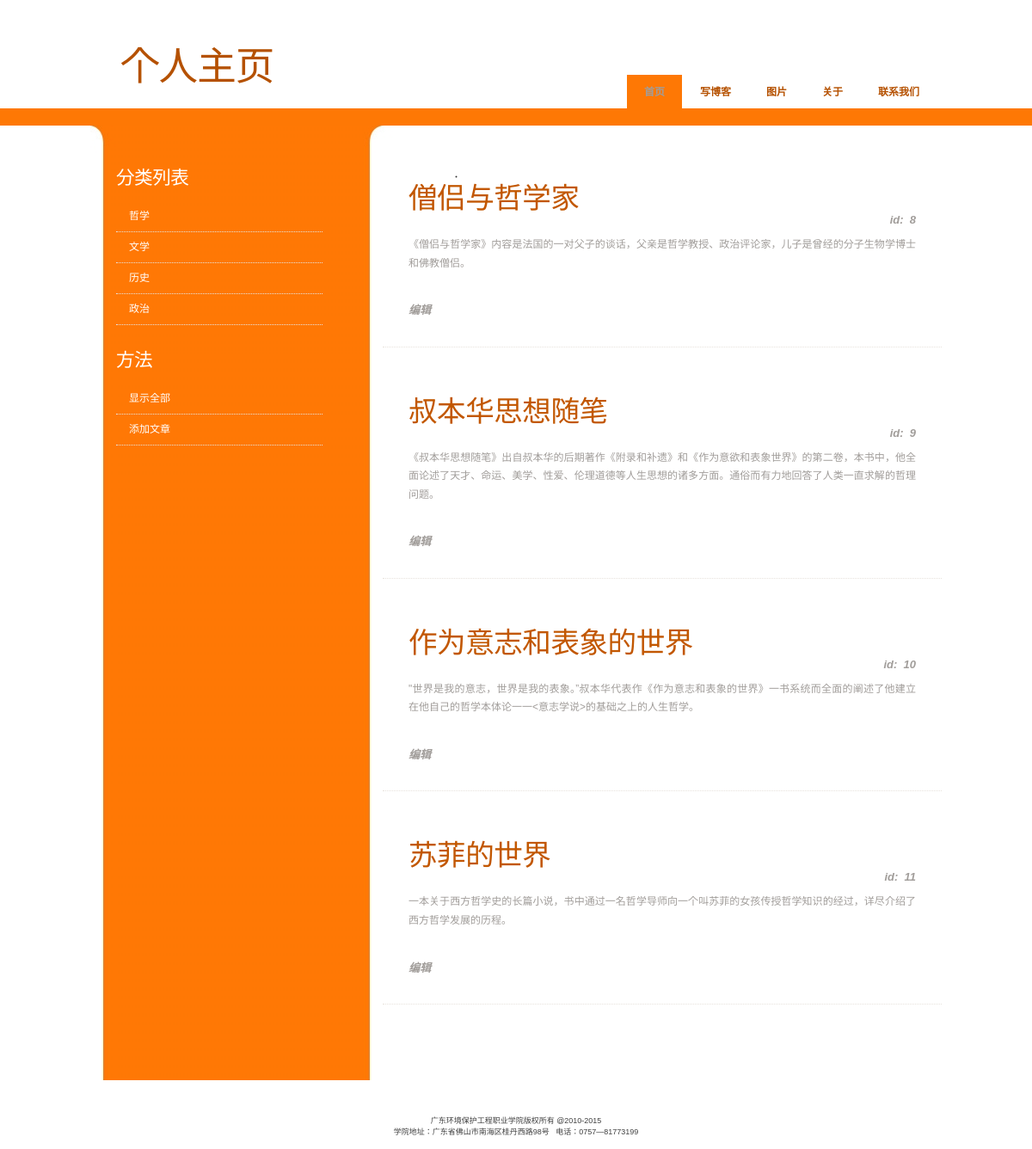
Screenshot of /fenleibooks/1 with the database file from the repository.
### app2005050209/models.py (models this page shows, shortened)
class Article(models.Model):
    category=models.ForeignKey(Category,on_delete=models.CASCADE,verbose_name="分类")
    title=models.CharField(max_length=128,verbose_name="标题")
    content=models.CharField(max_length=1024,blank=True,verbose_name="内容")

class Category(models.Model):
    name=models.CharField(max_length=128,unique=True)
    count=models.IntegerField(default=0)
    slug=models.SlugField(blank=True)

### app2005050209/views.py (the view)
# urls.py: path('fenleibooks/<int:id>',views.fenleibooks,name='fenleibooks'),  #分类显示
def fenleibooks(request, id):
    category = models.Category.objects.get(id=id)
    article = models.Article.objects.filter(category_id=category.id)
    return render(request, "fenleibooks.html", {'article': article})

### app2005050209/templatetags/category_tags.py (called while the page is built)
@register.inclusion_tag('categorytab.html')
def category_tags():
    return {'categories':Category.objects.all()}

### app2005050209/templates/fenleibooks.html (shortened to what this page needs)
{% extends 'base.html' %}
{% block content%}
{% for p in article %}
<div class="post">
    <h2 class="title"><a href="/onebooks/{{p.id}}">{{p.title}}</a></h2>
    <p class="meta"><span class="posted">id: &nbsp;<a href="#">{{p.id}}</a></span></p>
    <div class="entry">
        <p>{{p.content}}</p>
    </div>
    <p class="meta"><a href="/editbooks/{{p.id}}">编辑</a></p>
</div>
{% endfor %}
{% endblock %}

### app2005050209/templates/categorytab.html
<ul>
    {% if categories %}
    {% for cate in categories %}
    <li><a href="{%url 'fenleibooks' cate.id %}">
        {{cate.name}}
    </a></li>
    {% endfor %}
    {% endif %}
</ul>

### static/css/style.css (style rules this page uses)
body { margin: 0; padding: 0; background: #FFFFFF url(../img/img01.gif) repeat-x left top; font-family: Arial, Helvetica, sans-serif; font-size: 12px; color: #A19D9A; }
h1, h2, h3 { margin: 0; padding: 0; font-weight: normal; color: #810988; }
h2 { font-size: 2.8em; }
p, ul, ol { margin-top: 0; line-height: 180%; }
ul, ol { color: #A19D9A; }
a { text-decoration: none; color: #C25700; }
.post { margin-bottom: 40px; border-bottom: 1px dotted #E7E2DC; }
.post .title { height: 41px; padding: 7px 0px 0px 30px; letter-spacing: -.5px; }
.post .title a { border: none; color: #C25700; }
.post .meta { margin-bottom: 30px; padding: 0px 30px 0px 30px; text-align: left; font-family: Arial, Helvetica, sans-serif; font-size: 13px; font-weight: bold; font-style: italic; }
.post .meta .posted { float: right; }
.post .meta a { color: #A19D9A; }
.post .entry { padding: 0px 30px 20px 30px; padding-bottom: 20px; text-align: justify; }
#sidebar ul { margin: 0; padding: 0; list-style: none; }
#sidebar li { margin: 0; padding: 0; }
#sidebar li ul { margin: 0px 0px; padding-bottom: 30px; }
#sidebar li li { line-height: 35px; border-bottom: 1px dotted #E7E2DC; margin: 0px 30px; border-left: none; }
#sidebar li li a { padding: 0px 0px 0px 15px; }
#sidebar a { border: none; color: #FFFFFF; }

### rows the page displays
Article: title "僧侣与哲学家", id "8", content "《僧侣与哲学家》内容是法国的一对父子的谈话，父亲是哲学教授、政治评论家，儿子是曾经的分子生物学博士和佛教僧侣。"
Article: title "叔本华思想随笔", id "9", content "《叔本华思想随笔》出自叔本华的后期著作《附录和补遗》和《作为意欲和表象世界》的第二卷，本书中，他全面论述了天才、命运、美学、性爱、伦理道德等人生思想的诸多方面。通俗而有力地回答了人类一直求解的哲理问题。"
Article: title "作为意志和表象的世界", id "10", content "\"世界是我的意志，世界是我的表象。”叔本华代表作《作为意志和表象的世界》一书系统而全面的阐述了他建立在他自己的哲学本体论一一<意志学说>的基础之上的人生哲学。"
Article: title "苏菲的世界", id "11", content "一本关于西方哲学史的长篇小说，书中通过一名哲学导师向一个叫苏菲的女孩传授哲学知识的经过，详尽介绍了西方哲学发展的历程。"
Category: name "哲学"
Category: name "文学"
Category: name "历史"
Category: name "政治"
